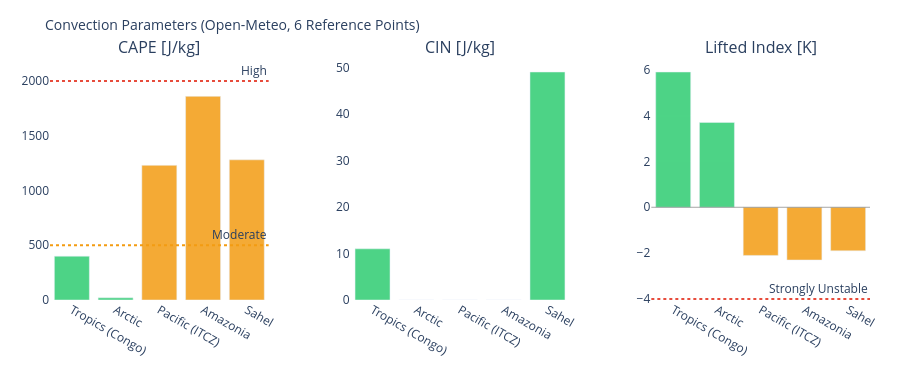

Notebook cell for this chart:
### Markdown cell above
---
## 3. Visualizations

### Code cell
# ============================================================
# CAPE / CIN / LIFTED INDEX – Convection potential
# ============================================================

if not df_atm.empty:
    fig = make_subplots(
        rows=1, cols=3,
        subplot_titles=['CAPE [J/kg]', 'CIN [J/kg]', 'Lifted Index [K]'],
        horizontal_spacing=0.1
    )
    pts = df_atm['point'].tolist()
    pt_colors = ['#E85D24','#185FA5','#888780','#378ADD','#639922','#F2A623']

    # CAPE – höher = mehr Gewitterpotential
    cape_vals = df_atm['cape'].fillna(0).tolist()
    cape_colors = ['#e74c3c' if v > 2000 else '#f39c12' if v > 500 else '#2ecc71'
                   for v in cape_vals]
    fig.add_trace(go.Bar(x=pts, y=cape_vals, marker_color=cape_colors,
                         opacity=0.85, showlegend=False), row=1, col=1)
    fig.add_hline(y=2000, line_dash='dot', line_color='#e74c3c',
                  annotation_text='High', row=1, col=1)
    fig.add_hline(y=500,  line_dash='dot', line_color='#f39c12',
                  annotation_text='Moderate', row=1, col=1)

    # CIN – negativer = stärker gedeckelt (weniger Auslöse)
    cin_vals = df_atm['cin'].fillna(0).tolist()
    cin_colors = ['#e74c3c' if v < -200 else '#f39c12' if v < -50 else '#2ecc71'
                  for v in cin_vals]
    fig.add_trace(go.Bar(x=pts, y=cin_vals, marker_color=cin_colors,
                         opacity=0.85, showlegend=False), row=1, col=2)

    # Lifted Index – negativ = instabil
    li_vals = df_atm['li'].fillna(0).tolist()
    li_colors = ['#e74c3c' if v < -4 else '#f39c12' if v < 0 else '#2ecc71'
                 for v in li_vals]
    fig.add_trace(go.Bar(x=pts, y=li_vals, marker_color=li_colors,
                         opacity=0.85, showlegend=False), row=1, col=3)
    fig.add_hline(y=0, line_color='gray', line_width=0.7, row=1, col=3)
    fig.add_hline(y=-4, line_dash='dot', line_color='#e74c3c',
                  annotation_text='Strongly Unstable', row=1, col=3)

    fig.update_layout(
        title=dict(text='Convection Parameters (Open-Meteo, 6 Reference Points)', font=dict(size=14)),
        height=380, plot_bgcolor='rgba(0,0,0,0)', paper_bgcolor='rgba(0,0,0,0)',
        margin=dict(l=50, r=30, t=60, b=80)
    )
    fig.update_xaxes(tickangle=30)
    fig.show()

### Figure 1 — Plotly figure (JSON) as saved in the notebook; plotly's stock layout.template omitted (floating-point values rounded to 4 significant figures)
{"data": [{"marker": {"color": ["#2ecc71", "#2ecc71", "#f39c12", "#f39c12", "#f39c12"]}, "opacity": 0.85, "showlegend": false, "type": "bar", "x": ["Tropics (Congo)", "Arctic", "Pacific (ITCZ)", "Amazonia", "Sahel"], "xaxis": "x", "y": [400.0, 20.0, 1230.0, 1860.0, 1280.0], "yaxis": "y"}, {"marker": {"color": ["#2ecc71", "#2ecc71", "#2ecc71", "#2ecc71", "#2ecc71"]}, "opacity": 0.85, "showlegend": false, "type": "bar", "x": ["Tropics (Congo)", "Arctic", "Pacific (ITCZ)", "Amazonia", "Sahel"], "xaxis": "x2", "y": [11.0, 0.0, 0.0, 0.0, 49.0], "yaxis": "y2"}, {"marker": {"color": ["#2ecc71", "#2ecc71", "#f39c12", "#f39c12", "#f39c12"]}, "opacity": 0.85, "showlegend": false, "type": "bar", "x": ["Tropics (Congo)", "Arctic", "Pacific (ITCZ)", "Amazonia", "Sahel"], "xaxis": "x3", "y": [5.9, 3.7, -2.1, -2.3, -1.9], "yaxis": "y3"}], "layout": {"annotations": [{"font": {"size": 16}, "showarrow": false, "text": "CAPE [J/kg]", "x": 0.1333, "xanchor": "center", "xref": "paper", "y": 1.0, "yanchor": "bottom", "yref": "paper"}, {"font": {"size": 16}, "showarrow": false, "text": "CIN [J/kg]", "x": 0.5, "xanchor": "center", "xref": "paper", "y": 1.0, "yanchor": "bottom", "yref": "paper"}, {"font": {"size": 16}, "showarrow": false, "text": "Lifted Index [K]", "x": 0.8667, "xanchor": "center", "xref": "paper", "y": 1.0, "yanchor": "bottom", "yref": "paper"}, {"showarrow": false, "text": "High", "x": 1, "xanchor": "right", "xref": "x domain", "y": 2000, "yanchor": "bottom", "yref": "y"}, {"showarrow": false, "text": "Moderate", "x": 1, "xanchor": "right", "xref": "x domain", "y": 500, "yanchor": "bottom", "yref": "y"}, {"showarrow": false, "text": "Strongly Unstable", "x": 1, "xanchor": "right", "xref": "x3 domain", "y": -4, "yanchor": "bottom", "yref": "y3"}], "height": 380, "margin": {"b": 80, "l": 50, "r": 30, "t": 60}, "paper_bgcolor": "rgba(0,0,0,0)", "plot_bgcolor": "rgba(0,0,0,0)", "shapes": [{"line": {"color": "#e74c3c", "dash": "dot"}, "type": "line", "x0": 0, "x1": 1, "xref": "x domain", "y0": 2000, "y1": 2000, "yref": "y"}, {"line": {"color": "#f39c12", "dash": "dot"}, "type": "line", "x0": 0, "x1": 1, "xref": "x domain", "y0": 500, "y1": 500, "yref": "y"}, {"line": {"color": "gray", "width": 0.7}, "type": "line", "x0": 0, "x1": 1, "xref": "x3 domain", "y0": 0, "y1": 0, "yref": "y3"}, {"line": {"color": "#e74c3c", "dash": "dot"}, "type": "line", "x0": 0, "x1": 1, "xref": "x3 domain", "y0": -4, "y1": -4, "yref": "y3"}], "title": {"font": {"size": 14}, "text": "Convection Parameters (Open-Meteo, 6 Reference Points)"}, "xaxis": {"anchor": "y", "domain": [0.0, 0.2667], "tickangle": 30}, "xaxis2": {"anchor": "y2", "domain": [0.3667, 0.6333], "tickangle": 30}, "xaxis3": {"anchor": "y3", "domain": [0.7333, 1.0], "tickangle": 30}, "yaxis": {"anchor": "x", "domain": [0.0, 1.0]}, "yaxis2": {"anchor": "x2", "domain": [0.0, 1.0]}, "yaxis3": {"anchor": "x3", "domain": [0.0, 1.0]}}}
